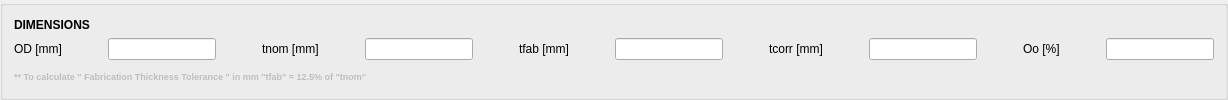
        <widget class="QGroupBox" name="dimensionsBox">
         <property name="title">
          <string/>
         </property>
         <property name="flat">
          <bool>true</bool>
         </property>
         <layout class="QGridLayout" name="gridLayout_6">
          <item row="1" column="0" colspan="2">
           <layout class="QHBoxLayout" name="horizontalLayout_4">
            <item>
             <layout class="QHBoxLayout" name="horizontalLayout_5">
              <item>
               <widget class="QLabel" name="OD_label">
                <property name="styleSheet">
                 <string notr="true">selection-background-color: rgb(32, 47, 255);</string>
                </property>
                <property name="text">
                 <string>OD [mm]</string>
                </property>
               </widget>
              </item>
              <item>
               <spacer name="horizontalSpacer_6">
                <property name="orientation">
                 <enum>Qt::Horizontal</enum>
                </property>
                <property name="sizeHint" stdset="0">
                 <size>
                  <width>40</width>
                  <height>20</height>
                 </size>
                </property>
               </spacer>
              </item>
              <item>
               <widget class="QLineEdit" name="OD_lineEdit"/>
              </item>
             </layout>
            </item>
            <item>
             <layout class="QHBoxLayout" name="horizontalLayout_6">
              <item>
               <spacer name="horizontalSpacer_13">
                <property name="orientation">
                 <enum>Qt::Horizontal</enum>
                </property>
                <property name="sizeHint" stdset="0">
                 <size>
                  <width>40</width>
                  <height>20</height>
                 </size>
                </property>
               </spacer>
              </item>
              <item>
               <widget class="QLabel" name="tnom_label">
                <property name="styleSheet">
                 <string notr="true">selection-background-color: rgb(32, 47, 255);</string>
                </property>
                <property name="text">
                 <string>tnom [mm]</string>
                </property>
               </widget>
              </item>
              <item>
               <spacer name="horizontalSpacer_7">
                <property name="orientation">
                 <enum>Qt::Horizontal</enum>
                </property>
                <property name="sizeHint" stdset="0">
                 <size>
                  <width>40</width>
                  <height>20</height>
                 </size>
                </property>
               </spacer>
              </item>
              <item>
               <widget class="QLineEdit" name="tnom_lineEdit"/>
              </item>
             </layout>
            </item>
            <item>
             <spacer name="horizontalSpacer_14">
              <property name="orientation">
               <enum>Qt::Horizontal</enum>
              </property>
              <property name="sizeHint" stdset="0">
               <size>
                <width>40</width>
                <height>20</height>
               </size>
              </property>
             </spacer>
            </item>
            <item>
             <layout class="QHBoxLayout" name="horizontalLayout_7">
              <item>
               <widget class="QLabel" name="tfab_label">
                <property name="styleSheet">
                 <string notr="true">selection-background-color: rgb(32, 47, 255);</string>
                </property>
                <property name="text">
                 <string>tfab [mm]</string>
                </property>
               </widget>
              </item>
              <item>
               <spacer name="horizontalSpacer_8">
                <property name="orientation">
                 <enum>Qt::Horizontal</enum>
                </property>
                <property name="sizeHint" stdset="0">
                 <size>
                  <width>40</width>
                  <height>20</height>
                 </size>
                </property>
               </spacer>
              </item>
              <item>
               <widget class="QLineEdit" name="tfab_lineEdit"/>
              </item>
             </layout>
            </item>
            <item>
             <layout class="QHBoxLayout" name="horizontalLayout_8">
              <item>
               <spacer name="horizontalSpacer_15">
                <property name="orientation">
                 <enum>Qt::Horizontal</enum>
                </property>
                <property name="sizeHint" stdset="0">
                 <size>
                  <width>40</width>
                  <height>20</height>
                 </size>
                </property>
               </spacer>
              </item>
              <item>
               <widget class="QLabel" name="tcorr_label">
                <property name="styleSheet">
                 <string notr="true">selection-background-color: rgb(32, 47, 255);</string>
                </property>
                <property name="text">
                 <string>tcorr [mm]</string>
                </property>
               </widget>
              </item>
              <item>
               <spacer name="horizontalSpacer_9">
                <property name="orientation">
                 <enum>Qt::Horizontal</enum>
                </property>
                <property name="sizeHint" stdset="0">
                 <size>
                  <width>40</width>
                  <height>20</height>
                 </size>
                </property>
               </spacer>
              </item>
              <item>
               <widget class="QLineEdit" name="tcorr_lineEdit"/>
              </item>
             </layout>
            </item>
            <item>
             <spacer name="horizontalSpacer_16">
              <property name="orientation">
               <enum>Qt::Horizontal</enum>
              </property>
              <property name="sizeHint" stdset="0">
               <size>
                <width>40</width>
                <height>20</height>
               </size>
              </property>
             </spacer>
            </item>
            <item>
             <layout class="QHBoxLayout" name="horizontalLayout_9">
              <item>
               <widget class="QLabel" name="Oo_label">
                <property name="styleSheet">
                 <string notr="true">selection-background-color: rgb(32, 47, 255);</string>
                </property>
                <property name="text">
                 <string>Oo [%]</string>
                </property>
               </widget>
              </item>
              <item>
               <spacer name="horizontalSpacer_10">
                <property name="orientation">
                 <enum>Qt::Horizontal</enum>
                </property>
                <property name="sizeHint" stdset="0">
                 <size>
                  <width>40</width>
                  <height>20</height>
                 </size>
                </property>
               </spacer>
              </item>
              <item>
               <widget class="QLineEdit" name="Oo_lineEdit"/>
              </item>
             </layout>
            </item>
           </layout>
          </item>
          <item row="2" column="1">
           <spacer name="horizontalSpacer_11">
            <property name="orientation">
             <enum>Qt::Horizontal</enum>
            </property>
            <property name="sizeHint" stdset="0">
             <size>
              <width>688</width>
              <height>20</height>
             </size>
            </property>
           </spacer>
          </item>
          <item row="2" column="0">
           <widget class="QLabel" name="label_16">
            <property name="enabled">
             <bool>false</bool>
            </property>
            <property name="font">
             <font>
              <pointsize>7</pointsize>
              <weight>75</weight>
              <bold>true</bold>
             </font>
            </property>
            <property name="text">
             <string>** To calculate &quot; Fabrication Thickness Tolerance &quot; in mm &quot;tfab&quot; = 12.5% of &quot;tnom&quot;</string>
            </property>
           </widget>
          </item>
          <item row="0" column="0">
           <widget class="QLabel" name="label_3">
            <property name="font">
             <font>
              <weight>75</weight>
              <bold>true</bold>
             </font>
            </property>
            <property name="text">
             <string>DIMENSIONS</string>
            </property>
           </widget>
          </item>
         </layout>
        </widget>
